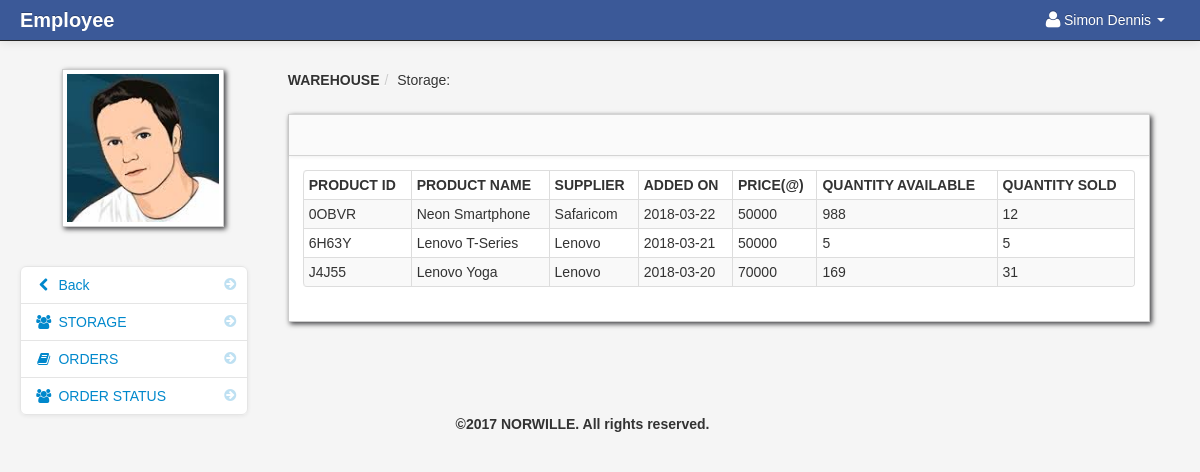
Page /employee/stock.php (signed in) on the committed database.
### tables this page shows
CREATE TABLE IF NOT EXISTS `employees` (
  `user_id` int(11) NOT NULL AUTO_INCREMENT,
  `firstname` varchar(100) NOT NULL,
  `lastname` varchar(100) NOT NULL,
  `username` varchar(100) NOT NULL,
  `password` varchar(100) NOT NULL,
  `address` varchar(100) NOT NULL,
  `phone` varchar(100) NOT NULL,
  `image` varchar(255) NOT NULL,
  PRIMARY KEY (`user_id`)
);

CREATE TABLE IF NOT EXISTS `products` (
  `product_id` varchar(5) NOT NULL,
  `product_name` varchar(255) NOT NULL,
  `qty` int(255) NOT NULL,
  `price` double NOT NULL,
  `company_name` varchar(255) NOT NULL,
  `user_id` int(11) NOT NULL,
  `added_On` date NOT NULL,
  `qty_sold` int(255) NOT NULL,
  PRIMARY KEY (`product_id`)
);

### employee/session.php (called while the page is built, shortened)
<?php
$session_id=$_SESSION['id'];
?>

### employee/stock.php (the view, shortened to what this page needs)
<?php
 include('header_dashboard.php');
 include('admin/dbcon.php'); ?>
    <body>
        <?php include('navbar.php'); ?>
        <div class="container-fluid">
            <div class="row-fluid">
                <?php include('sidebar.php'); ?>
                <div class="span9" id="content">
                     <div class="row-fluid">
                         <ul class="breadcrumb">
                                <li><a href="#"><b>WAREHOUSE</b></a><span class="divider">/</span></li>
                                <li><a href="#">Storage: </a></li>
                        </ul>
                        <div id="block_bg" class="block">
                            <div class="navbar navbar-inner block-header">
                            </div>
                            <div class="block-content collapse in">
                                <div class="span12">
<table class="table table-hover table-striped table-condensed table-bordered">
    <thead class="" >
                <th>Product Id</th>
                <th> Product Name</th>
                <th>Supplier</th>
                <th>Added On</th>
                <th>Price(@)</th>
                <th>Quantity Available</th>
                <th>Quantity Sold</th>
        </thead>
    <tbody>
  <?php
$query = mysql_query("SELECT product_id,product_name,company_name,added_On,price,qty,qty_sold FROM products")or die(mysql_error());
 while($row = mysql_fetch_array($query)){
    echo '<tr>';
       echo '<td>'.$row['product_id'].'</td>';
        echo '<td>'.$row['product_name'].'</td>';
         echo '<td>'.$row['company_name'].'</td>';
        echo '<td>'.$row['added_On'].'</td>';
        echo '<td>'.$row['price'].'</td>';
        echo '<td>'.$row['qty'].'</td>';
        echo '<td>'.$row['qty_sold'].'</td>';
    echo '</tr>';
}
?>
</tbody>
</table>
                            </div>
                        </div>
                    </div>
                </div>
            </div>
        </div>
        <?php include('footer.php'); ?>
        <?php include('script.php'); ?>
    </body>
</html>

### employee/navbar.php (shortened to what this page needs)
<div class="navbar navbar-fixed-top navbar-inverse">
        <div class="navbar-inner">
            <div class="container-fluid">
                <a class="brand" href="dasboard.php"><b>Employee</b> </a>
				<?php if(isset($_SESSION['id'])){ ?>
					<div class="nav-collapse collapse">
						<ul class="nav pull-right">
							<?php $query= mysql_query("select * from employees where user_id = '$session_id'")or die(mysql_error());
									$row = mysql_fetch_array($query);
							?>
							<li class="dropdown">
								<a href="#" role="button" class="dropdown-toggle" data-toggle="dropdown"> <i class="icon-user icon-large"></i><?php echo $row['firstname']." ".$row['lastname'];  ?> <i class="caret"></i></a>
							</li>
						</ul>
					</div>
					<?php } ?>
            </div>
        </div>
</div>

### employee/sidebar.php (shortened to what this page needs)
<div class="span3" id="sidebar">
	<?php $query= mysql_query("select * from employees where user_id = '$session_id'")or die(mysql_error());
									$row = mysql_fetch_array($query);
							?>
	<img id="avatar" src="../admin/uploads/<?php $image=$row['image']; echo $image; ?>" class="img-polaroid">
		<ul class="nav nav-list bs-docs-sidenav nav-collapse collapse">
				<li class=""><a href="dasboard.php"><i class="icon-chevron-right"></i><i class="icon-chevron-left"></i>&nbsp;Back</a></li>
				<li class=""><a href="stock.php<?php echo '?id='.$get_id; ?>"><i class="icon-chevron-right"></i><i class="icon-group"></i>&nbsp;STORAGE</a></li>
				<li class=""><a href="Empl_Orders.php<?php echo '?id='.$get_id; ?>"><i class="icon-chevron-right"></i><i class="icon-book"></i>&nbsp;ORDERS</a></li>
				<li class=""><a href="Order_status.php<?php echo '?id='.$get_id; ?>"><i class="icon-chevron-right"></i><i class="icon-group"></i>&nbsp;ORDER STATUS</a></li>
		</ul>
</div>

### employee/admin/assets/styles.css (style rules this page uses)
body { padding-top: 60px; padding-bottom: 40px; background-color: #f5f5f5; }
#content { margin-left:0px; }
.breadcrumb { margin: 0 0 0px; padding: 10px 0px; background-color: transparent; }
.block { background: url("../images/pixel-60fff.png") repeat scroll 0 0 rgba(0, 0, 0, 0) !important; border: 1px solid #ccc; background: white; margin: 1em 0em; border-top: none; -webkit-box-shadow: 2px 2px 5px rgba(0, 0, 6, 0.75); -moz-box-shadow: 2px 2px 5px rgba(0, 0, 6, 0.75); box-shadow: 2px 2px 5px rgba(0, 0, 6, 0.75); }
.block-content { margin: 1em; min-height: .25em; }
.block-header { margin-bottom: 0px; border-right: none; border-left: none; -webkit-border-radius: 0px; -moz-border-radius: 0px; border-radius: 0px; }
.bs-docs-sidenav { max-width: 228px; margin: 30px 0 0; padding: 0; background-color: #fff; -webkit-border-radius: 6px; -moz-border-radius: 6px; border-radius: 6px; -webkit-box-shadow: 0 1px 4px rgba(0,0,0,.065); -moz-box-shadow: 0 1px 4px rgba(0,0,0,.065); box-shadow: 0 1px 4px rgba(0,0,0,.065); }
.bs-docs-sidenav > li > a { display: block; width: 190px \9; margin: 0 0 -1px; padding: 8px 14px; border: 1px solid #e5e5e5; }
.bs-docs-sidenav > li:first-child > a { -webkit-border-radius: 6px 6px 0 0; -moz-border-radius: 6px 6px 0 0; border-radius: 6px 6px 0 0; }
.bs-docs-sidenav > li:last-child > a { -webkit-border-radius: 0 0 6px 6px; -moz-border-radius: 0 0 6px 6px; border-radius: 0 0 6px 6px; }
.bs-docs-sidenav .icon-chevron-right { float: right; margin-top: 2px; margin-right: -6px; opacity: .25; }

### rows in the picture
employees: firstname "Simon", lastname "Dennis", image (picture)
products: product_id "0OBVR", product_name "Neon Smartphone", company_name "Safaricom", added_On "2018-03-22", price "50000", qty "988", qty_sold "12"
products: product_id "6H63Y", product_name "Lenovo T-Series", company_name "Lenovo", added_On "2018-03-21", price "50000", qty "5", qty_sold "5"
products: product_id "J4J55", product_name "Lenovo Yoga", company_name "Lenovo", added_On "2018-03-20", price "70000", qty "169", qty_sold "31"
